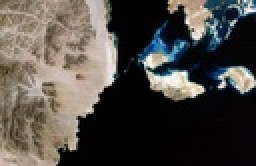
%> input picture final_project_codes/SharmElSheik_1998.jpg, 128 x 83 px, shrunk from 1896 x 1225 before the run (shown 2 times larger)
$ octave fuzzycmeans_kmeans_sharmelshaikhdata.m   (GNU Octave 9; MATLAB toolbox functions it lacks are replaced by stand-ins)
%> lines starting %> are read from the running program, lines starting %| are printed output that depends on the picture; in (x1, y1, x2, y2) boxes, pixels count from 0 and x2, y2 are one past the last pixel; in counts of white or black regions, pixels touching at a corner belong together; the program's own positions count from 1
clc;
close all;
clear all;
I1=imread('SharmElSheik_1998.jpg');
%> I1 is the input picture: size 83x128x3 uint8; mean R, G, B 78.2, 74.2, 68.8
I2=imread('SharmElSheik_2004.jpg');
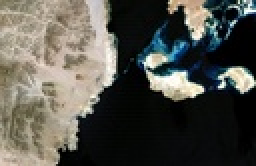
%> input picture final_project_codes/SharmElSheik_2004.jpg, 128 x 83 px, shrunk from 1896 x 1225 before the run (shown 2 times larger)
%> I2 is the input picture: size 83x128x3 uint8; mean R, G, B 84.2, 83.5, 76.3
i3=rgb2gray(I1);
i4=rgb2gray(I2);
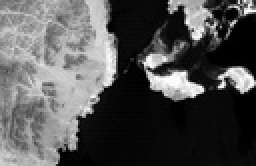
%> i4: size 83x128 uint8 (shown 2 times larger); min 0, max 255, mean 82.8
B = imhistmatch(i3,i4);
i1=B;
i2=i4;
%i1=i3(1:800,1:800);
%i2=i4(1:800,1:800);

[m,n]=size(i1);
%> m = 83; n = 128
ds=abs(i1-i2);
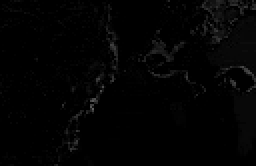
%> ds: size 83x128 uint8 (shown 2 times larger); min 0, max 93, mean 2.9
for i=1:m
    for j=1:n
        temp=abs(log(double(i2(i,j)+1))-log(double(i1(i,j)+1)));
        dl(i,j)=uint8(temp);
    end
end
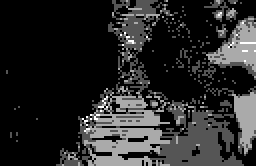
%> dl: size 83x128 uint8 (shown 2 times larger); min 0, max 3, mean 0.482; drawn with min black and max white

dlm = medfilt2(dl, [3 3]);

kernel = ones(11, 11) / (11*11);

J = conv2(ds, kernel, 'same');
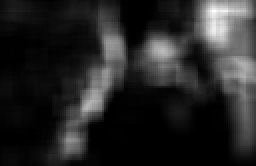
%> J: size 83x128 double (shown 2 times larger); min 0, max 18.07, mean 2.73; drawn with min black and max white
J1=uint8(J);

h = fspecial('average',[11 11]);

J2=conv2(ds,h,'same');
J3=uint8(J2);

r_max=10;
% [13 lines of commented-out code are left out]
alpha3=zeros(11,1);
alpha3(1,1)=0;
for i=1:1:10
alpha2=0.1*i;
alpha3(i+1,1)=alpha2;
end

for index=1:1:11

alpha=alpha3(index,1);
D=(alpha*J1)+((1-alpha)*dlm);
D_re=double(reshape(D,m*n,1));
[center,U,obj_fcn] = fcm(D_re,2);
center1=transpose(center);
U2=transpose(U);
U3=kmeans(U2,2);
fcmkmns2=reshape(U3,m,n);
figure();imshow(fcmkmns2,gray(2));
%floc = 'H:\final project2\output_pictures';
%saveas(gcf, fullfile(floc, num2str(alpha*10)), 'jpeg');
end
%> this loop made 11 passes
%> center1 on passes 1 to 11: [0.0109 1.46], [0.0393 1.48], [2.27 0.29], [0.492 2.83], [0.557 3.71], [0.937 4.82], [0.759 5.42], [0.757 6.19], [0.806 6.87], [7.34 0.794], [8.53 0.878]
%> pass 1, `fcmkmns2=reshape(U3,m,n);`:
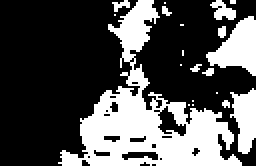
%> fcmkmns2: size 83x128 double (shown 2 times larger); values 1 (black) and 2 (white), 32.6% white; 20 white regions (14 under 20 px), largest, box (x1, y1, x2, y2) and area: (29, 0, 121, 83) 2560, (103, 8, 128, 38) 416, (115, 44, 128, 77) 288, (105, 0, 118, 10) 76, (56, 0, 65, 6) 28, (109, 13, 113, 19) 20
%> pass 3, `D=(alpha*J1)+((1-alpha)*dlm);`:
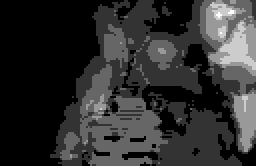
%> D: size 83x128 uint8 (shown 2 times larger); min 0, max 5, mean 0.938; drawn with min black and max white
